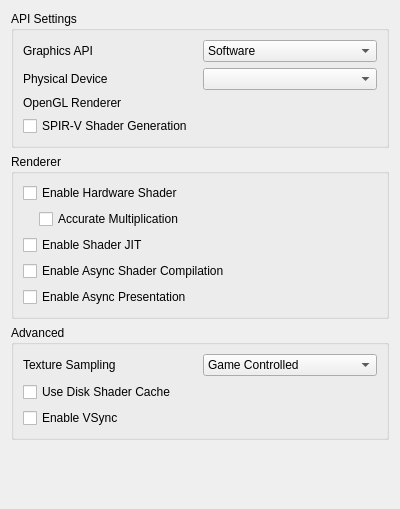
<?xml version="1.0" encoding="UTF-8"?>
<ui version="4.0">
 <class>ConfigureGraphics</class>
 <widget class="QWidget" name="ConfigureGraphics">
  <property name="geometry">
   <rect>
    <x>0</x>
    <y>0</y>
    <width>400</width>
    <height>509</height>
   </rect>
  </property>
  <property name="minimumSize">
   <size>
    <width>0</width>
    <height>0</height>
   </size>
  </property>
  <property name="windowTitle">
   <string>Form</string>
  </property>
  <property name="accessibleName">
   <string>Graphics</string>
  </property>
  <layout class="QVBoxLayout" name="verticalLayout">
   <item>
    <widget class="QGroupBox" name="apiBox">
     <property name="title">
      <string>API Settings</string>
     </property>
     <layout class="QVBoxLayout" name="verticalLayout_3">
      <item>
       <widget class="QWidget" name="graphics_api_group" native="true">
        <layout class="QHBoxLayout" name="graphics_api_group_2">
         <property name="leftMargin">
          <number>0</number>
         </property>
         <property name="topMargin">
          <number>0</number>
         </property>
         <property name="rightMargin">
          <number>0</number>
         </property>
         <property name="bottomMargin">
          <number>0</number>
         </property>
         <item>
          <widget class="QLabel" name="graphics_api_label">
           <property name="text">
            <string>Graphics API</string>
           </property>
          </widget>
         </item>
         <item>
          <widget class="QComboBox" name="graphics_api_combo">
           <item>
            <property name="text">
             <string>Software</string>
            </property>
           </item>
           <item>
            <property name="text">
             <string>OpenGL</string>
            </property>
           </item>
           <item>
            <property name="text">
             <string>Vulkan</string>
            </property>
           </item>
          </widget>
         </item>
        </layout>
       </widget>
      </item>
      <item>
       <widget class="QWidget" name="physical_device_group" native="true">
        <layout class="QHBoxLayout" name="physical_device_group_2">
         <property name="leftMargin">
          <number>0</number>
         </property>
         <property name="topMargin">
          <number>0</number>
         </property>
         <property name="rightMargin">
          <number>0</number>
         </property>
         <property name="bottomMargin">
          <number>0</number>
         </property>
         <item>
          <widget class="QLabel" name="physical_device_label">
           <property name="text">
            <string>Physical Device</string>
           </property>
          </widget>
         </item>
         <item>
          <widget class="QComboBox" name="physical_device_combo"/>
         </item>
        </layout>
       </widget>
      </item>
      <item>
       <widget class="QWidget" name="opengl_renderer_group" native="true">
        <layout class="QHBoxLayout" name="opengl_renderer_group_2">
         <property name="leftMargin">
          <number>0</number>
         </property>
         <property name="topMargin">
          <number>0</number>
         </property>
         <property name="rightMargin">
          <number>0</number>
         </property>
         <property name="bottomMargin">
          <number>0</number>
         </property>
         <item>
          <widget class="QLabel" name="opengl_renderer_label">
           <property name="text">
            <string>OpenGL Renderer</string>
           </property>
          </widget>
         </item>
         <item>
          <widget class="QLabel" name="opengl_renderer_name_label"/>
         </item>
        </layout>
       </widget>
      </item>
      <item>
       <widget class="QCheckBox" name="spirv_shader_gen">
        <property name="text">
         <string>SPIR-V Shader Generation</string>
        </property>
       </widget>
      </item>
     </layout>
    </widget>
   </item>
   <item>
    <widget class="QGroupBox" name="rendererBox">
     <property name="title">
      <string>Renderer</string>
     </property>
     <layout class="QVBoxLayout" name="verticalLayout_6">
      <item>
       <widget class="QWidget" name="hw_renderer_group" native="true">
        <layout class="QVBoxLayout" name="verticalLayout_5">
         <property name="leftMargin">
          <number>0</number>
         </property>
         <property name="topMargin">
          <number>0</number>
         </property>
         <property name="rightMargin">
          <number>0</number>
         </property>
         <property name="bottomMargin">
          <number>0</number>
         </property>
         <item>
          <widget class="QCheckBox" name="toggle_hw_shader">
           <property name="toolTip">
            <string>&lt;html&gt;&lt;head/&gt;&lt;body&gt;&lt;p&gt;Use the selected graphics API to accelerate shader emulation.&lt;/p&gt;&lt;p&gt;Requires a relatively powerful GPU for better performance.&lt;/p&gt;&lt;/body&gt;&lt;/html&gt;</string>
           </property>
           <property name="text">
            <string>Enable Hardware Shader</string>
           </property>
          </widget>
         </item>
         <item>
          <widget class="QWidget" name="hw_shader_group" native="true">
           <layout class="QVBoxLayout" name="verticalLayout_7">
            <property name="leftMargin">
             <number>16</number>
            </property>
            <property name="topMargin">
             <number>0</number>
            </property>
            <property name="rightMargin">
             <number>0</number>
            </property>
            <property name="bottomMargin">
             <number>0</number>
            </property>
            <item>
             <widget class="QCheckBox" name="toggle_accurate_mul">
              <property name="toolTip">
               <string>&lt;html&gt;&lt;head/&gt;&lt;body&gt;&lt;p&gt;Correctly handle all edge cases in multiplication operation in shaders. &lt;/p&gt;&lt;p&gt;Some games requires this to be enabled for the hardware shader to render properly.&lt;/p&gt;&lt;p&gt;However this would reduce performance in most games.&lt;/p&gt;&lt;/body&gt;&lt;/html&gt;</string>
              </property>
              <property name="text">
               <string>Accurate Multiplication</string>
              </property>
             </widget>
            </item>
           </layout>
          </widget>
         </item>
        </layout>
       </widget>
      </item>
      <item>
       <widget class="QCheckBox" name="toggle_shader_jit">
        <property name="toolTip">
         <string>&lt;html&gt;&lt;head/&gt;&lt;body&gt;&lt;p&gt;Use the JIT engine instead of the interpreter for software shader emulation. &lt;/p&gt;&lt;p&gt;Enable this for better performance.&lt;/p&gt;&lt;/body&gt;&lt;/html&gt;</string>
        </property>
        <property name="text">
         <string>Enable Shader JIT</string>
        </property>
       </widget>
      </item>
      <item>
       <widget class="QCheckBox" name="toggle_async_shaders">
        <property name="toolTip">
         <string>&lt;html&gt;&lt;head/&gt;&lt;body&gt;&lt;p&gt;Compile shaders using background threads to avoid shader compilation stutter. Expect temporary graphical glitches&lt;/p&gt;&lt;/body&gt;&lt;/html&gt;</string>
        </property>
        <property name="text">
         <string>Enable Async Shader Compilation</string>
        </property>
       </widget>
      </item>
      <item>
       <widget class="QCheckBox" name="toggle_async_present">
        <property name="toolTip">
         <string>&lt;html&gt;&lt;head/&gt;&lt;body&gt;&lt;p&gt;Perform presentation on separate threads. Improves performance when using Vulkan in most games.&lt;/p&gt;&lt;/body&gt;&lt;/html&gt;</string>
        </property>
        <property name="text">
         <string>Enable Async Presentation</string>
        </property>
       </widget>
      </item>
     </layout>
    </widget>
   </item>
   <item>
    <widget class="QGroupBox" name="groupBox">
     <property name="title">
      <string>Advanced</string>
     </property>
     <layout class="QVBoxLayout" name="verticalLayout_2">
      <item>
       <widget class="QWidget" name="widget_texture_sampling" native="true">
        <layout class="QHBoxLayout" name="horizontalLayout_2">
         <property name="leftMargin">
          <number>0</number>
         </property>
         <property name="topMargin">
          <number>0</number>
         </property>
         <property name="rightMargin">
          <number>0</number>
         </property>
         <property name="bottomMargin">
          <number>0</number>
         </property>
         <item>
          <widget class="QLabel" name="texture_sampling_label">
           <property name="toolTip">
            <string>&lt;html&gt;&lt;head/&gt;&lt;body&gt;&lt;p&gt;Overrides the sampling filter used by games. This can be useful in certain cases with poorly behaved games when upscaling. If unsure set this to Game Controlled&lt;/p&gt;&lt;/body&gt;&lt;/html&gt;</string>
           </property>
           <property name="text">
            <string>Texture Sampling</string>
           </property>
          </widget>
         </item>
         <item>
          <widget class="QComboBox" name="texture_sampling_combobox">
           <item>
            <property name="text">
             <string>Game Controlled</string>
            </property>
           </item>
           <item>
            <property name="text">
             <string>Nearest Neighbor</string>
            </property>
           </item>
           <item>
            <property name="text">
             <string>Linear</string>
            </property>
           </item>
          </widget>
         </item>
        </layout>
       </widget>
      </item>
      <item>
       <widget class="QCheckBox" name="toggle_disk_shader_cache">
        <property name="toolTip">
         <string>&lt;html&gt;&lt;head/&gt;&lt;body&gt;&lt;p&gt;Reduce stuttering by storing and loading generated shaders to disk.&lt;/p&gt;&lt;/body&gt;&lt;/html&gt;</string>
        </property>
        <property name="text">
         <string>Use Disk Shader Cache</string>
        </property>
       </widget>
      </item>
      <item>
       <widget class="QCheckBox" name="toggle_vsync_new">
        <property name="toolTip">
         <string>VSync prevents the screen from tearing, but some graphics cards have lower performance with VSync enabled. Keep it enabled if you don't notice a performance difference.</string>
        </property>
        <property name="text">
         <string>Enable VSync</string>
        </property>
       </widget>
      </item>
     </layout>
    </widget>
   </item>
   <item>
    <spacer name="verticalSpacer">
     <property name="orientation">
      <enum>Qt::Vertical</enum>
     </property>
     <property name="sizeHint" stdset="0">
      <size>
       <width>20</width>
       <height>270</height>
      </size>
     </property>
    </spacer>
   </item>
  </layout>
 </widget>
 <tabstops>
  <tabstop>toggle_accurate_mul</tabstop>
  <tabstop>toggle_shader_jit</tabstop>
  <tabstop>toggle_disk_shader_cache</tabstop>
  <tabstop>toggle_vsync_new</tabstop>
 </tabstops>
 <resources/>
 <connections/>
</ui>
